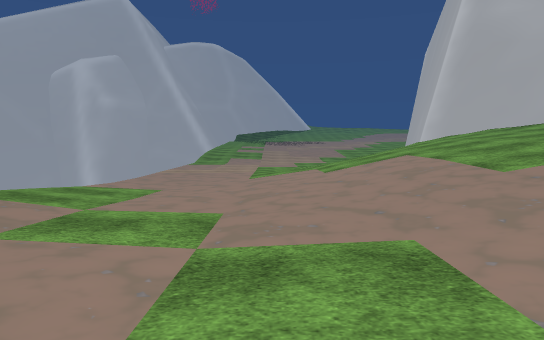
view 1 (above)

16 first-person views from a walk through a Unity game level. The camera is 1.2 m above the floor, tilts 4° down and sees 70° across. The floor is counted in squares, 2 m on a side. Each view is taken from the middle of a square. On the plan, view 1 faces up. The plan holds only what a view shows up to about 11 squares ahead; the rest is blank. The place goes on beyond the plan. The player character is not drawn. Some surface patterns are stand-ins.

view 2
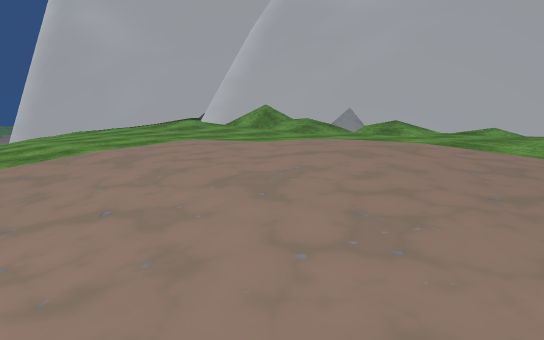

view 3
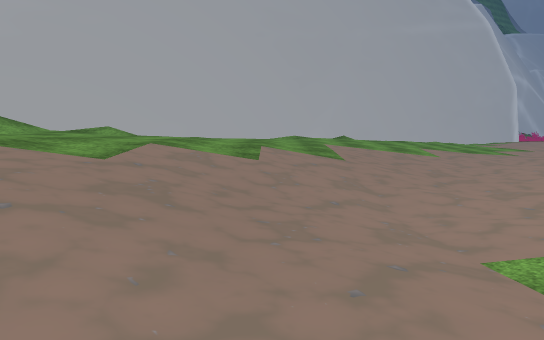

view 4
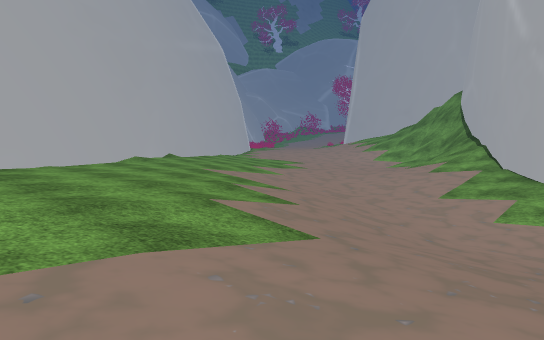

view 5
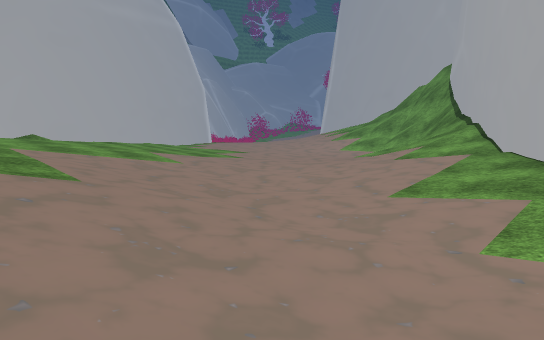

view 6
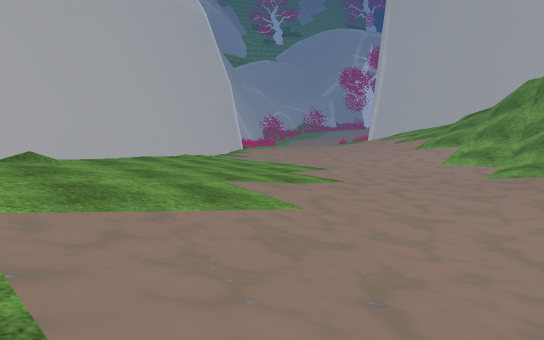

view 7
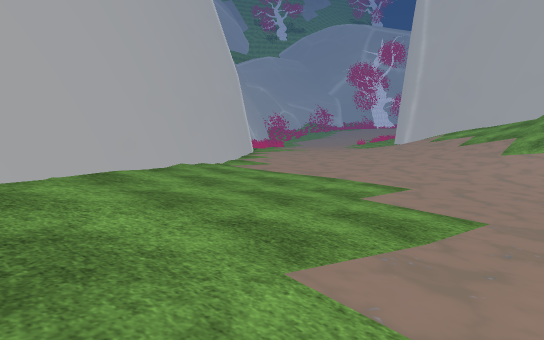

view 8
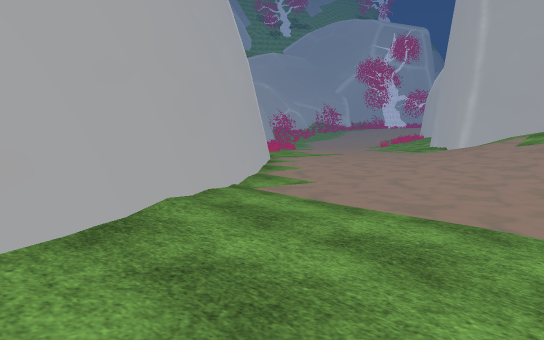

view 9
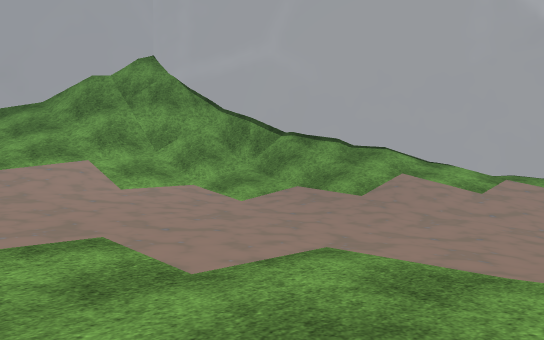

view 10
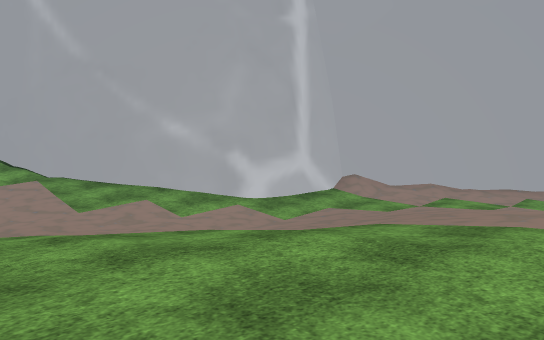

view 11
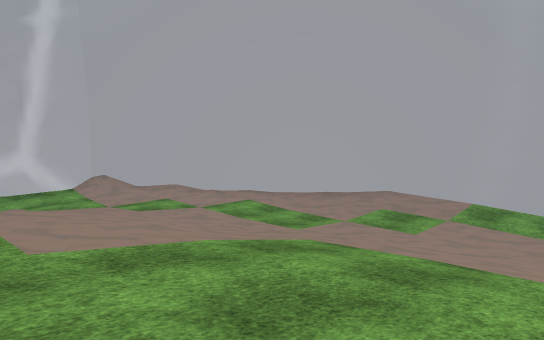

view 12
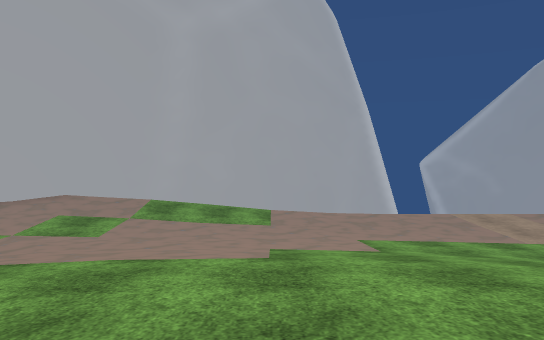

view 13
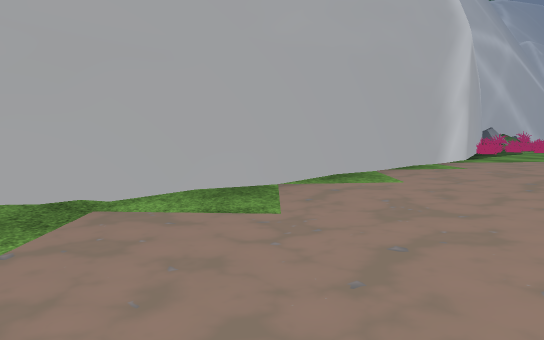

view 14
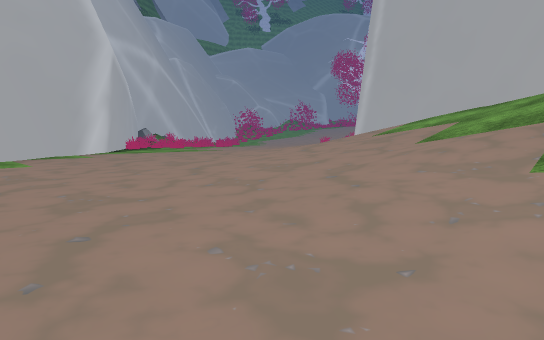

view 15
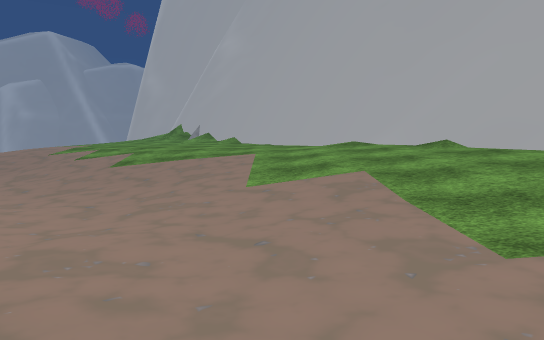

view 16
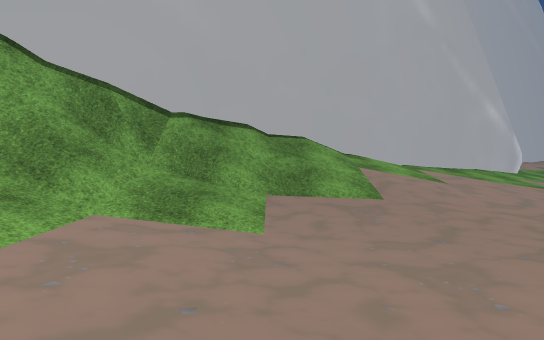

### Floor plan
Key: @ floor where view 1 was taken; # wall or solid block; . main floor; : floor 0.25 m higher than the main floor; - floor 0.25 m lower than the main floor; + floor 0.5 m higher than the main floor; _ floor 0.5 m lower than the main floor; * floor 0.75 m higher than the main floor; < floor 0.75 m lower than the main floor; % floor 1 m higher than the main floor; ( floor 1 m lower than the main floor; & floor 1.25 m higher than the main floor; $ floor 1.5 m higher than the main floor; / step, stairs or slope; v drop or lower ground.
Columns run from 6 left of view 1 to 25 right of it. Each row starts with its distance up from view 1.
 11    ((((<  +##
 10    ((((_.:*%###
  9    (((<_.+*%$/##
  8    (((<_.+*%&$/#
  7    (((<-.+*%&$/##
  6    <((<-.+*%%&$/#
  5 #  _(<<-.:*%%&&/##
  4 ## _<<<_.:+%%%%&/#
  3  #v-_<<_-.+*%%%%/##
  2  ##-__<_-.+*%%%%%&##
  1   ##____-.:+**%%%%/#
  0    ##_@_-..:++*%%%%##
 -1     ##-__-..../+*%%%##
 -2      ##-___---/++**%/#
 -3       #/-___<_//:++*%##
 -4       ##//_____-..:+*%##
 -5          ###____-..+**/#
 -6            #.-___-..+**##
 -7            ##..---..:++*##
 -8             ##...--..:++*##
 -9              #+:......:++/#
-10              ##*+.....::++##
-11               #///....::+++##
-12               ##//...::+++++##
-13                #///:::+++++*/##
-14                ##////********/#
-15                 ###///%%%*****##
-16                  ##///$&%%%%%%%#

Positions as (right, up) in squares from view 1, and headings:
1: (0, 0), facing up
2: (2, -1), facing up-right
3: (3, -2), facing right
4: (5, 2), facing down-right
5: (6, -2), facing down-right
6: (10, -3), facing down-right
7: (13, -5), facing down-right
8: (16, -7), facing down-right
9: (17, -7), facing down-left
10: (11, 2), facing down-left
11: (6, 7), facing down-left
12: (6, 7), facing left
13: (17, -12), facing right
14: (15, -12), facing down-right
15: (13, -11), facing up
16: (16, -12), facing left
